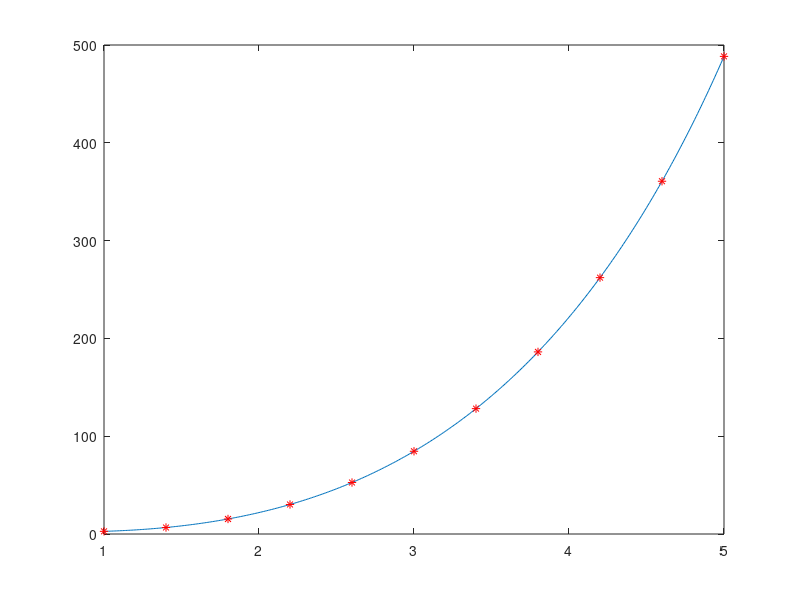

Here is the MATLAB script that generated this plot:
clear
clc

x=[1.0000,1.4000,1.8000,2.2000,2.6000,3.0000,3.4000,3.8000,4.2000,4.6000,5.0000];
y=[2.7183,6.6448,15.3667,30.1867,52.6542,84.5925,128.1972,186.2022,262.1349,360.7020,488.3660];

f1=1;
f2=@(x)x;
f3=@(x)x.^2;
f4=@(x)x.^3;
f5=@(x)exp(x);
f6=@(x)log(x);
A=zeros(6,6);
f=zeros(6,1);

for i=1:11
    A(1,1)=A(1,1)+f1;
    A(1,2)=A(1,2)+f1*f2(x(i));
    A(1,3)=A(1,3)+f1*f3(x(i));
    A(1,4)=A(1,4)+f1*f4(x(i));
    A(1,5)=A(1,5)+f1*f5(x(i));
    A(1,6)=A(1,6)+f1*f6(x(i));
    A(2,2)=A(2,2)+(f2(x(i)))^2;
    A(2,3)=A(2,3)+f2(x(i))*f3(x(i));
    A(2,4)=A(2,4)+f2(x(i))*f4(x(i));
    A(2,5)=A(2,5)+f2(x(i))*f5(x(i));
    A(2,6)=A(2,6)+f2(x(i))*f6(x(i));
    A(3,3)=A(3,3)+(f3(x(i)))^2;
    A(3,4)=A(3,4)+f3(x(i))*f4(x(i));
    A(3,5)=A(3,5)+f3(x(i))*f5(x(i));
    A(3,6)=A(3,6)+f3(x(i))*f6(x(i));
    A(4,4)=A(4,4)+(f4(x(i)))^2;
    A(4,5)=A(4,5)+f4(x(i))*f5(x(i));
    A(4,6)=A(4,6)+f4(x(i))*f6(x(i));
    A(5,5)=A(5,5)+(f5(x(i)))^2;
    A(5,6)=A(5,6)+f5(x(i))*f6(x(i));
    A(6,6)=A(6,6)+(f6(x(i)))^2;
end
for i=1:6
    for j=1:6
        A(j,i)=A(i,j);
    end
end

for i=1:11
    f(1)=f(1)+y(i)*f1;
    f(2)=f(2)+y(i)*f2(x(i));
    f(3)=f(3)+y(i)*f3(x(i));
    f(4)=f(4)+y(i)*f4(x(i));
    f(5)=f(5)+y(i)*f5(x(i));
    f(6)=f(6)+y(i)*f6(x(i));
end

a=pinv(A)*f
x1=1:0.01:5;
y1=a(1)+a(2)*x1+a(3)*x1.^2+a(4)*x1.^3+a(5)*exp(x1)+a(6)*log(x1); 
plot(x1,y1,x,y,'r*');